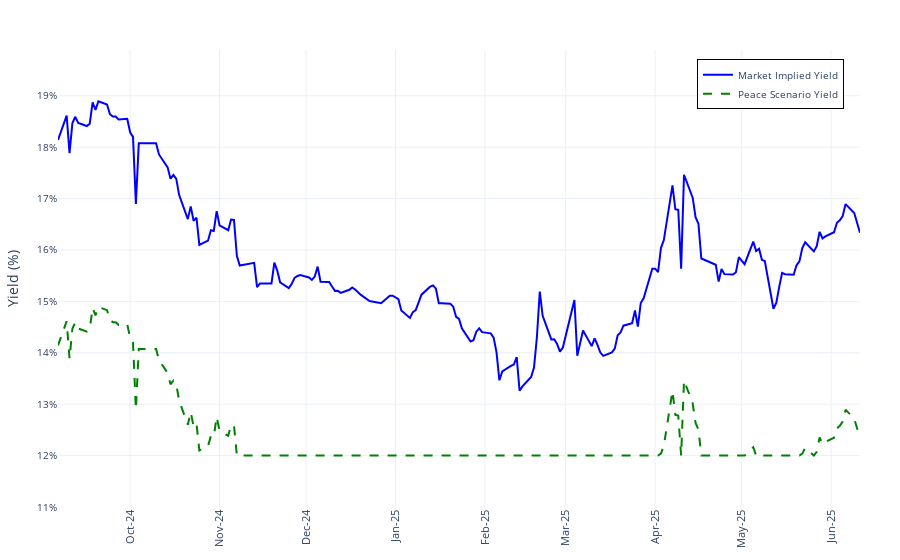

Notebook cell for this chart:
### Code cell
fig = go.Figure()
fig.add_trace(go.Scatter(
    x=dates,
    y=yields_base,
    mode='lines',
    name='Market Implied Yield',
    line=dict(color='blue', width=2)
))
fig.add_trace(go.Scatter(
    x=dates,
    y=yields_peace,
    mode='lines',
    name='Peace Scenario Yield',
    line=dict(color='green', width=2, dash='dash')
))

fig.update_layout(
    template='plotly_white',
    #title='',
    xaxis=dict(
        #title='',
        tickangle=270,
        tickfont=dict(size=11),
        tickmode='auto',
        nticks=10,
        dtick="M1",
        tickformat='%b-%y'
    ),
    yaxis=dict(
        title='Yield (%)',
        range=[min(yields_base+yields_peace)-1, max(yields_base+yields_peace)+1],
        ticksuffix='%',
        tickfont=dict(size=10)
    ),
    legend=dict(
        x=0.98, y=0.98,
        xanchor='right', 
        yanchor='top',
        bgcolor='rgba(255,255,255,0.8)',
        bordercolor='black', 
        borderwidth=1,
        font=dict(size=10)
    ),
    margin=dict(l=40, r=40, t=50, b=40)
)

# fig.write_image("yield_curves.pdf", format='pdf')
fig.show()

### Figure 1 — Plotly figure (JSON) as saved in the notebook; plotly's stock layout.template omitted (floating-point values rounded to 4 significant figures; data arrays with more than 128 entries replaced by an {"elided": "..."} marker saying what was removed)
{"data": [{"line": {"color": "blue", "width": 2}, "mode": "lines", "name": "Market Implied Yield", "type": "scatter", "x": {"elided": "192 str values"}, "y": {"elided": "192 float values"}}, {"line": {"color": "green", "dash": "dash", "width": 2}, "mode": "lines", "name": "Peace Scenario Yield", "type": "scatter", "x": {"elided": "192 str values"}, "y": {"elided": "192 float values"}}], "layout": {"legend": {"bgcolor": "rgba(255,255,255,0.8)", "bordercolor": "black", "borderwidth": 1, "font": {"size": 10}, "x": 0.98, "xanchor": "right", "y": 0.98, "yanchor": "top"}, "margin": {"b": 40, "l": 40, "r": 40, "t": 50}, "xaxis": {"dtick": "M1", "nticks": 10, "tickangle": -90, "tickfont": {"size": 11}, "tickformat": "%b-%y", "tickmode": "auto"}, "yaxis": {"range": [11, 19.89], "tickfont": {"size": 10}, "ticksuffix": "%", "title": {"text": "Yield (%)"}}}}
